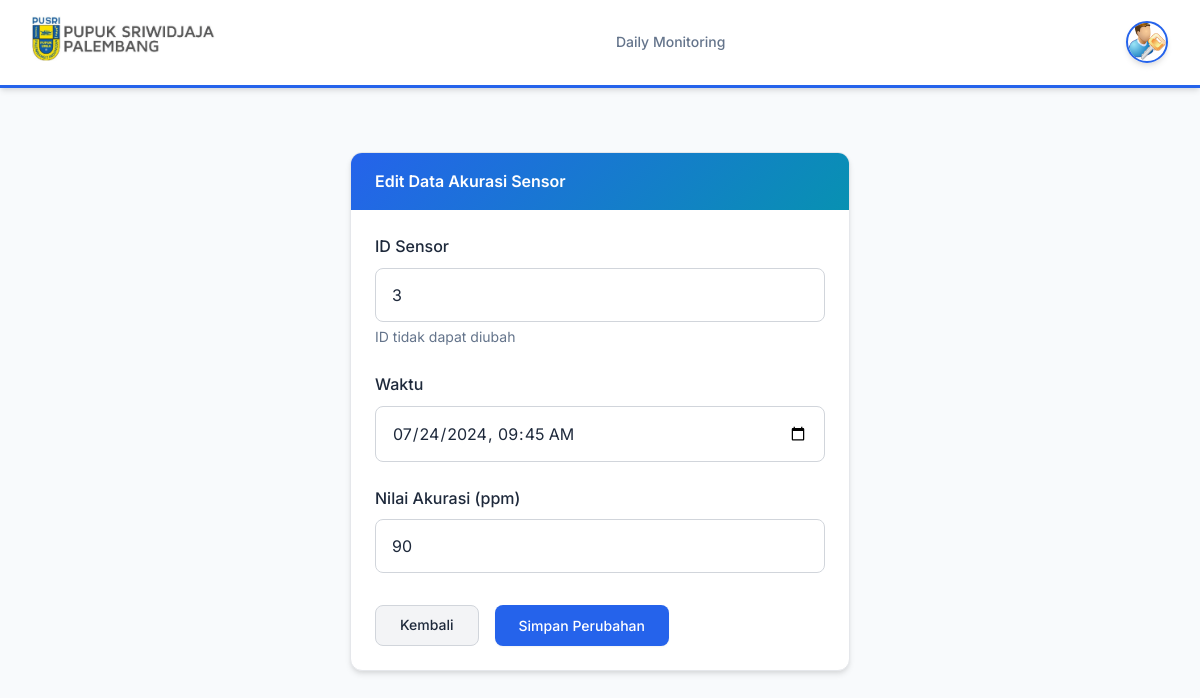
The app's page /pages/edit_data.php?waktu=2024-07-24 09:45:00 (signed in) with its own data.
### tables this page shows
CREATE TABLE `tbdatasensor` (
  `id` varchar(99) NOT NULL,
  `waktu` datetime DEFAULT NULL,
  `nilaiakurasi` float NOT NULL
);

### pages/edit_data.php (the view, shortened to what this page needs)
<?php
include '../includes/db.php';
$row = null;
if (isset($_GET['waktu'])) {
    $waktu = $_GET['waktu'];
    $query = "SELECT * FROM tbdatasensor WHERE waktu='$waktu'";
    $result = $koneksi->query($query);
    if ($result->num_rows > 0) {
        $row = $result->fetch_assoc();
    }
}
?>
<!DOCTYPE html>
<html lang="id">
<head>
    <link rel="stylesheet" href="../assets/css/style.css">
</head>
<body>
    <header class="header">
        <div class="header-content">
            <a href="dashboard.php">
                <img src="../assets/img/pupuk.jpg" class="header-logo" alt="Logo PT Pusri Palembang">
            </a>
            <nav class="navigation">
                <a href="daily_monitoring.php" class="nav-link">Daily Monitoring</a>
            </nav>
            <div class="user-menu">
                <div class="user-avatar" onclick="toggleDropdown()">
                    <img src="../assets/img/1.png" alt="User" class="avatar-img">
                </div>
            </div>
        </div>
    </header>
    <main class="main-content">
        <div class="form-container">
            <div class="card">
                <div class="card-header">
                    <h3 class="card-title">Edit Data Akurasi Sensor</h3>
                </div>
                <div class="card-body">
                    <?php if ($row): ?>
                    <form method="POST" action="edit_data.php?waktu=<?php echo urlencode($waktu); ?>">
                        <div class="form-group">
                            <label class="form-label" for="id">ID Sensor</label>
                            <input type="text" class="form-input" id="id" value="<?php echo htmlspecialchars($row['id']); ?>" disabled>
                            <p class="form-help">ID tidak dapat diubah</p>
                        </div>
                        <div class="form-group">
                            <label class="form-label" for="waktu">Waktu</label>
                            <input type="datetime-local" class="form-input" id="waktu" name="waktu"
                                   value="<?php echo date('Y-m-d\TH:i', strtotime($row['waktu'])); ?>" required>
                        </div>
                        <div class="form-group">
                            <label class="form-label" for="nilaiakurasi">Nilai Akurasi (ppm)</label>
                            <input type="number" step="0.01" class="form-input" id="nilaiakurasi" name="nilaiakurasi"
                                   value="<?php echo htmlspecialchars($row['nilaiakurasi']); ?>" required>
                        </div>
                        <div class="form-actions">
                            <a href="daily_monitoring.php" class="btn btn-secondary">Kembali</a>
                            <button type="submit" class="btn btn-primary">Simpan Perubahan</button>
                        </div>
                    </form>
                    <?php else: ?>
                    <div class="alert alert-error">Data tidak ditemukan!</div>
                    <a href="daily_monitoring.php" class="btn btn-secondary">Kembali</a>
                    <?php endif; ?>
                </div>
            </div>
        </div>
    </main>
</body>
</html>

### records on screen
tbdatasensor: id "3", waktu "07/24/2024 09:45", nilaiakurasi "90"
